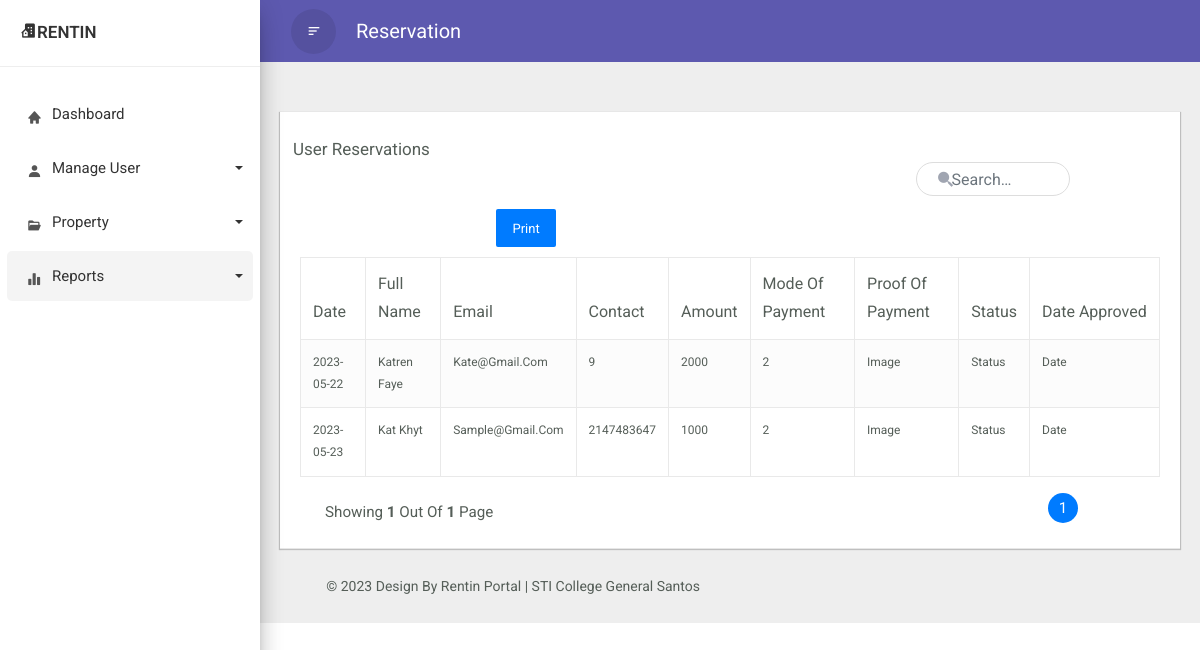
Before: /reservationRecord.php with the older database file.
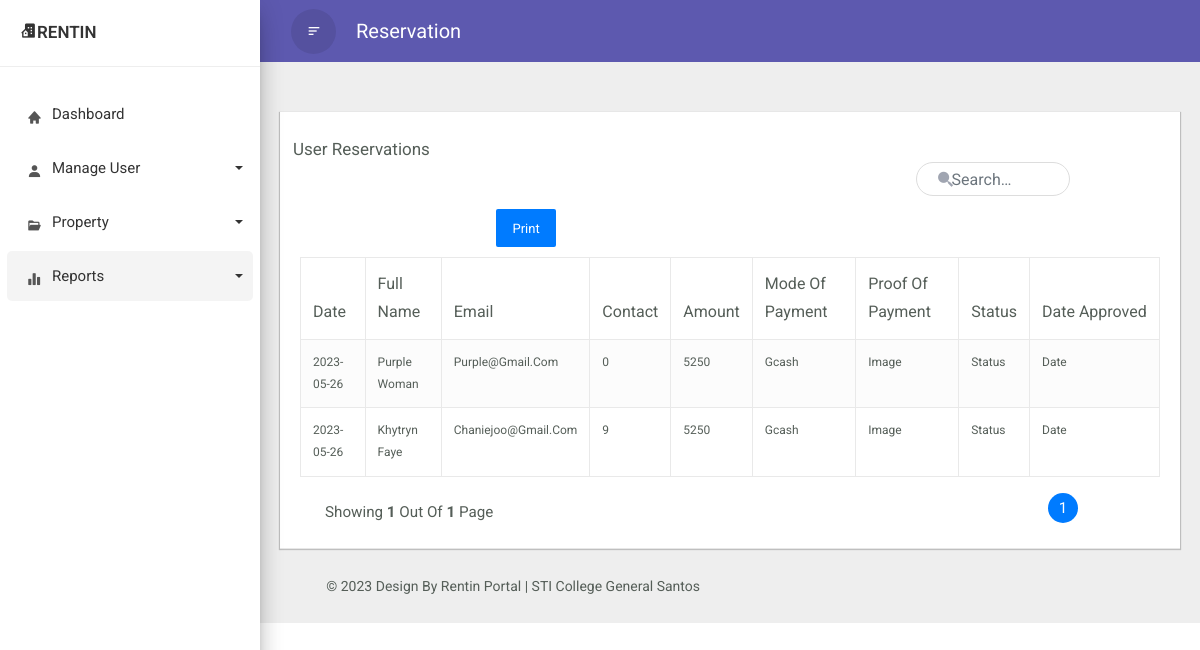
After: the same page with the newer database file.
### tables this page shows
CREATE TABLE `reservation` (
  `id` int(11) NOT NULL,
  `date` date NOT NULL DEFAULT current_timestamp(),
  `user_ID` varchar(99) NOT NULL,
  `amount` float NOT NULL,
  `mop` varchar(99) NOT NULL,
  `status` varchar(99) NOT NULL
);

CREATE TABLE `user` (
  `id` int(11) NOT NULL,
  `user_ID` varchar(99) NOT NULL,
  `email` varchar(99) NOT NULL,
  `password` varchar(50) NOT NULL,
  `userInfo_ID` varchar(99) NOT NULL,
  `userLevel_ID` int(11) NOT NULL,
  `verificationcode` varchar(99) NOT NULL,
  `is_verified` varchar(99) NOT NULL,
  `status` int(11) NOT NULL
);

CREATE TABLE `userinfo` (
  `id` int(11) NOT NULL,
  `userinfo_ID` varchar(99) NOT NULL,
  `firstname` varchar(99) NOT NULL,
  `lastname` varchar(99) NOT NULL,
  `contact` int(11) NOT NULL,
  `dob` date DEFAULT NULL,
  `gender` varchar(50) NOT NULL,
  `age` int(11) NOT NULL,
  `address` varchar(99) NOT NULL
);

### reservationRecord.php (the view, shortened to what the changed rows need)
<!doctype html>
<html lang="en">
    <head>
        <link rel="stylesheet" href="css/bootstrap.min.css">
        <link href='https://unpkg.com/boxicons@2.1.4/css/boxicons.min.css' rel='stylesheet'>
    </head>
    <body>
    <div class="wrapper">
            <div id="content">
			    <div class="main-content">
                    <div class="container-xl">
                        <div class="table-wrapper">
                            <div class="table-title">
                                <div class="row">
                                    <div class="col-sm-6 p-0 d-flex justify-content-lg-start justify-content-center">
                                        <h2 class="ml-lg-2">User Reservations</h2>
                                    </div>
                                </div>
                                <table class="table table-striped table-hover table-bordered" style = "font-size: 12px;">
                                                    <thead>
                                                        <tr>
                                                            <th>Date</th>
                                                            <th>Full Name</th>
                                                            <th>Email</th>
                                                            <th>Contact</th>
                                                            <th>Amount</th>
                                                            <th>Mode of Payment</th>
                                                            <th>Proof of Payment</th>
                                                            <th>Status</th>
                                                            <th>Date Approved</th>
                                                        </tr>
                                                    </thead>
                                                    <tbody>
                                                    <?php
                                                        include "dbconn.php";
                                                            if(isset($_GET['page']) && $_GET['page'] !== "") {
                                                                $page = $_GET['page'];
                                                            } else {
                                                                $page = 1;
                                                            }
                                                            $limit = 6;
                                                            $offset = ($page - 1) * $limit;
                                                            $sql = "SELECT *, CONCAT(firstName,' ', lastName) AS fullName FROM reservation JOIN user ON reservation.user_ID = user.user_ID JOIN userinfo ON userinfo.userinfo_ID = user.userInfo_ID LIMIT $offset, $limit";
                                                            $result = mysqli_query($conn, $sql);
                                                            while ($row = mysqli_fetch_assoc($result)) {
                                                                ?>
                                                                    <tr class = "data-row">
                                                                        <td> <?php echo $row['date'] ?> </td>
                                                                        <td> <?php echo $row['fullName'] ?> </td>
                                                                        <td> <?php echo $row['email'] ?> </td>
                                                                        <td> <?php echo $row['contact'] ?> </td>
                                                                        <td> <?php echo $row['amount'] ?> </td>
                                                                        <td> <?php echo $row['mop'] ?> </td>
                                                                        <td> image </td>
                                                                        <td> status </td>
                                                                        <td> date </td>
                                                                    </tr>
                                                                <?php
                                                            }
                                                    ?>
                                                    </tbody>
                                                </table>
                                                <div class="clearfix">
                                                    <ul class="pagination">
                                                        <?php
                                                            $query =  "SELECT COUNT(*) FROM reservation";
                                                            $result_count = mysqli_query($conn, $query);
                                                            $records = mysqli_fetch_row($result_count);
                                                            $total_records = $records[0];
                                                            $total_pages = ceil($total_records / $limit);
                                                            $link = "";
                                                        ?>
                                                        <?php
                                                            for ($counter = 1; $counter <= $total_pages; $counter++){
                                                                if ($counter == $page) {
                                                                    $link .= "<li class = 'page-item active'>
                                                                    <a class = 'page-link' href= 'reservation?page="
                                                                    .$counter."'>".$counter." </a></li>";
                                                                } else {
                                                                    $link .= "<li class = 'page-item'>
                                                                    <a class = 'page-link' href='reservation.php?page=".$counter."'> ".$counter." </a> </li>";
                                                                }
                                                            };
                                                            echo $link;
                                                        ?>
                                                    </ul>
                                                </div>
                            </div>
                        </div>
			</div>
        </div>
    </div>
  </body>
</html>

Changed rows visible on the page:
removed reservation: date "2023-05-22", fullName "Katren Faye", user.email "Kate@gmail.com", userinfo.contact "9", amount "2000", mop "2"
removed reservation: date "2023-05-23", fullName "Kat Khyt", user.email "Sample@gmail.com", userinfo.contact "2147483647", amount "1000", mop "2"
added reservation: date "2023-05-26", fullName "Purple Woman", user.email "Purple@gmail.com", userinfo.contact "0", amount "5250", mop "Gcash"
added reservation: date "2023-05-26", fullName "Khytryn Faye", user.email "Chaniejoo@gmail.com", userinfo.contact "9", amount "5250", mop "Gcash"
